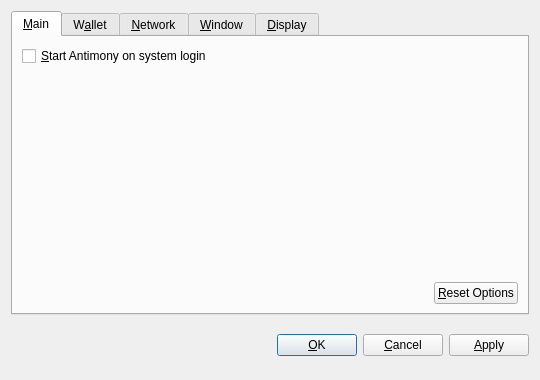
<?xml version="1.0" encoding="UTF-8"?>
<ui version="4.0">
 <class>OptionsDialog</class>
 <widget class="QDialog" name="OptionsDialog">
  <property name="geometry">
   <rect>
    <x>0</x>
    <y>0</y>
    <width>540</width>
    <height>380</height>
   </rect>
  </property>
  <property name="windowTitle">
   <string>Options</string>
  </property>
  <property name="modal">
   <bool>true</bool>
  </property>
  <layout class="QVBoxLayout" name="verticalLayout">
   <item>
    <widget class="QTabWidget" name="tabWidget">
     <property name="tabPosition">
      <enum>QTabWidget::North</enum>
     </property>
     <property name="currentIndex">
      <number>0</number>
     </property>
     <widget class="QWidget" name="tabMain">
      <attribute name="title">
       <string>&amp;Main</string>
      </attribute>
      <layout class="QVBoxLayout" name="verticalLayout_Main">
       <item>
        <widget class="QCheckBox" name="bitcoinAtStartup">
         <property name="toolTip">
          <string>Automatically start Antimony after logging in to the system.</string>
         </property>
         <property name="text">
          <string>&amp;Start Antimony on system login</string>
         </property>
        </widget>
       </item>
       <item>
        <spacer name="verticalSpacer_Main">
         <property name="orientation">
          <enum>Qt::Vertical</enum>
         </property>
         <property name="sizeHint" stdset="0">
          <size>
           <width>20</width>
           <height>40</height>
          </size>
         </property>
        </spacer>
       </item>
       <item>
        <layout class="QHBoxLayout" name="horizontalLayout_2_Main">
         <item>
          <spacer name="horizontalSpacer_2_Main">
           <property name="orientation">
            <enum>Qt::Horizontal</enum>
           </property>
           <property name="sizeHint" stdset="0">
            <size>
             <width>40</width>
             <height>20</height>
            </size>
           </property>
          </spacer>
         </item>
         <item>
          <widget class="QPushButton" name="resetButton">
           <property name="toolTip">
            <string>Reset all client options to default.</string>
           </property>
           <property name="text">
            <string>&amp;Reset Options</string>
           </property>
           <property name="autoDefault">
            <bool>false</bool>
           </property>
          </widget>
         </item>
        </layout>
       </item>
      </layout>
     </widget>
     <widget class="QWidget" name="tabWallet">
      <attribute name="title">
       <string>W&amp;allet</string>
      </attribute>
      <layout class="QVBoxLayout" name="verticalLayout_Network">
       <item>
        <widget class="QLabel" name="transactionFeeInfoLabel">
         <property name="text">
          <string>Optional transaction fee per kB that helps make sure your transactions are processed quickly. Most transactions are 1 kB.</string>
         </property>
         <property name="textFormat">
          <enum>Qt::PlainText</enum>
         </property>
         <property name="wordWrap">
          <bool>true</bool>
         </property>
        </widget>
       </item>
       <item>
        <layout class="QHBoxLayout" name="horizontalLayout_1_Main">
         <item>
          <widget class="QLabel" name="transactionFeeLabel">
           <property name="text">
            <string>Pay transaction &amp;fee</string>
           </property>
           <property name="textFormat">
            <enum>Qt::PlainText</enum>
           </property>
           <property name="buddy">
            <cstring>transactionFee</cstring>
           </property>
          </widget>
         </item>
         <item>
          <widget class="BitcoinAmountField" name="transactionFee"/>
         </item>
         <item>
          <spacer name="horizontalSpacer_1_Main">
           <property name="orientation">
            <enum>Qt::Horizontal</enum>
           </property>
           <property name="sizeHint" stdset="0">
            <size>
             <width>40</width>
             <height>20</height>
            </size>
           </property>
          </spacer>
         </item>
        </layout>
       </item>
       <item>
        <widget class="QLabel" name="label">
         <property name="text">
          <string>If you disable the spending of unconfirmed change, the change from a transaction cannot be used until that transaction has at least one confirmation. This also affects how your balance is computed.</string>
         </property>
         <property name="wordWrap">
          <bool>true</bool>
         </property>
        </widget>
       </item>
       <item>
        <widget class="QCheckBox" name="spendZeroConfChange">
         <property name="text">
          <string>Spend unconfirmed change  (experts only)</string>
         </property>
        </widget>
       </item>
       <item>
        <spacer name="verticalSpacer">
         <property name="orientation">
          <enum>Qt::Vertical</enum>
         </property>
         <property name="sizeHint" stdset="0">
          <size>
           <width>20</width>
           <height>40</height>
          </size>
         </property>
        </spacer>
       </item>
      </layout>
     </widget>
     <widget class="QWidget" name="tabNetwork">
      <attribute name="title">
       <string>&amp;Network</string>
      </attribute>
      <layout class="QVBoxLayout" name="verticalLayout_Network">
       <item>
        <widget class="QCheckBox" name="mapPortUpnp">
         <property name="toolTip">
          <string>Automatically open the Antimony client port on the router. This only works when your router supports UPnP and it is enabled.</string>
         </property>
         <property name="text">
          <string>Map port using &amp;UPnP</string>
         </property>
        </widget>
       </item>
       <item>
        <widget class="QCheckBox" name="connectSocks">
         <property name="toolTip">
          <string>Connect to the Antimony network through a SOCKS proxy (e.g. when connecting through Tor).</string>
         </property>
         <property name="text">
          <string>&amp;Connect through SOCKS proxy:</string>
         </property>
        </widget>
       </item>
       <item>
        <layout class="QHBoxLayout" name="horizontalLayout_Network">
         <item>
          <widget class="QLabel" name="proxyIpLabel">
           <property name="text">
            <string>Proxy &amp;IP:</string>
           </property>
           <property name="textFormat">
            <enum>Qt::PlainText</enum>
           </property>
           <property name="buddy">
            <cstring>proxyIp</cstring>
           </property>
          </widget>
         </item>
         <item>
          <widget class="QValidatedLineEdit" name="proxyIp">
           <property name="maximumSize">
            <size>
             <width>140</width>
             <height>16777215</height>
            </size>
           </property>
           <property name="toolTip">
            <string>IP address of the proxy (e.g. 127.0.0.1)</string>
           </property>
          </widget>
         </item>
         <item>
          <widget class="QLabel" name="proxyPortLabel">
           <property name="text">
            <string>&amp;Port:</string>
           </property>
           <property name="textFormat">
            <enum>Qt::PlainText</enum>
           </property>
           <property name="buddy">
            <cstring>proxyPort</cstring>
           </property>
          </widget>
         </item>
         <item>
          <widget class="QLineEdit" name="proxyPort">
           <property name="maximumSize">
            <size>
             <width>55</width>
             <height>16777215</height>
            </size>
           </property>
           <property name="toolTip">
            <string>Port of the proxy (e.g. 9050)</string>
           </property>
          </widget>
         </item>
         <item>
          <widget class="QLabel" name="socksVersionLabel">
           <property name="text">
            <string>SOCKS &amp;Version:</string>
           </property>
           <property name="textFormat">
            <enum>Qt::PlainText</enum>
           </property>
           <property name="buddy">
            <cstring>socksVersion</cstring>
           </property>
          </widget>
         </item>
         <item>
          <widget class="QValueComboBox" name="socksVersion">
           <property name="toolTip">
            <string>SOCKS version of the proxy (e.g. 5)</string>
           </property>
          </widget>
         </item>
         <item>
          <spacer name="horizontalSpacer_Network">
           <property name="orientation">
            <enum>Qt::Horizontal</enum>
           </property>
           <property name="sizeHint" stdset="0">
            <size>
             <width>40</width>
             <height>20</height>
            </size>
           </property>
          </spacer>
         </item>
        </layout>
       </item>
       <item>
        <spacer name="verticalSpacer_Network">
         <property name="orientation">
          <enum>Qt::Vertical</enum>
         </property>
         <property name="sizeHint" stdset="0">
          <size>
           <width>20</width>
           <height>40</height>
          </size>
         </property>
        </spacer>
       </item>
      </layout>
     </widget>
     <widget class="QWidget" name="tabWindow">
      <attribute name="title">
       <string>&amp;Window</string>
      </attribute>
      <layout class="QVBoxLayout" name="verticalLayout_Window">
       <item>
        <widget class="QCheckBox" name="minimizeToTray">
         <property name="toolTip">
          <string>Show only a tray icon after minimizing the window.</string>
         </property>
         <property name="text">
          <string>&amp;Minimize to the tray instead of the taskbar</string>
         </property>
        </widget>
       </item>
       <item>
        <widget class="QCheckBox" name="minimizeOnClose">
         <property name="toolTip">
          <string>Minimize instead of exit the application when the window is closed. When this option is enabled, the application will be closed only after selecting Quit in the menu.</string>
         </property>
         <property name="text">
          <string>M&amp;inimize on close</string>
         </property>
        </widget>
       </item>
       <item>
        <spacer name="verticalSpacer_Window">
         <property name="orientation">
          <enum>Qt::Vertical</enum>
         </property>
         <property name="sizeHint" stdset="0">
          <size>
           <width>20</width>
           <height>40</height>
          </size>
         </property>
        </spacer>
       </item>
      </layout>
     </widget>
     <widget class="QWidget" name="tabDisplay">
      <attribute name="title">
       <string>&amp;Display</string>
      </attribute>
      <layout class="QVBoxLayout" name="verticalLayout_Display">
       <item>
        <layout class="QHBoxLayout" name="horizontalLayout_1_Display">
         <item>
          <widget class="QLabel" name="langLabel">
           <property name="text">
            <string>User Interface &amp;language:</string>
           </property>
           <property name="textFormat">
            <enum>Qt::PlainText</enum>
           </property>
           <property name="buddy">
            <cstring>lang</cstring>
           </property>
          </widget>
         </item>
         <item>
          <widget class="QValueComboBox" name="lang">
           <property name="toolTip">
            <string>The user interface language can be set here. This setting will take effect after restarting Antimony.</string>
           </property>
          </widget>
         </item>
        </layout>
       </item>
       <item>
        <layout class="QHBoxLayout" name="horizontalLayout_2_Display">
         <item>
          <widget class="QLabel" name="unitLabel">
           <property name="text">
            <string>&amp;Unit to show amounts in:</string>
           </property>
           <property name="textFormat">
            <enum>Qt::PlainText</enum>
           </property>
           <property name="buddy">
            <cstring>unit</cstring>
           </property>
          </widget>
         </item>
         <item>
          <widget class="QValueComboBox" name="unit">
           <property name="toolTip">
            <string>Choose the default subdivision unit to show in the interface and when sending coins.</string>
           </property>
          </widget>
         </item>
        </layout>
       </item>
       <item>
        <widget class="QCheckBox" name="displayAddresses">
         <property name="toolTip">
          <string>Whether to show Antimony addresses in the transaction list or not.</string>
         </property>
         <property name="text">
          <string>&amp;Display addresses in transaction list</string>
         </property>
        </widget>
       </item>
       <item>
        <widget class="QCheckBox" name="coinControlFeatures">
         <property name="toolTip">
          <string>Whether to show coin control features or not.</string>
         </property>
         <property name="text">
          <string>Display coin &amp;control features (experts only!)</string>
         </property>
        </widget>
       </item>
       <item>
        <spacer name="verticalSpacer_Display">
         <property name="orientation">
          <enum>Qt::Vertical</enum>
         </property>
         <property name="sizeHint" stdset="0">
          <size>
           <width>20</width>
           <height>40</height>
          </size>
         </property>
        </spacer>
       </item>
      </layout>
     </widget>
    </widget>
   </item>
   <item>
    <layout class="QHBoxLayout" name="horizontalLayout_Buttons">
     <item>
      <spacer name="horizontalSpacer_1">
       <property name="orientation">
        <enum>Qt::Horizontal</enum>
       </property>
       <property name="sizeHint" stdset="0">
        <size>
         <width>40</width>
         <height>48</height>
        </size>
       </property>
      </spacer>
     </item>
     <item>
      <widget class="QLabel" name="statusLabel">
       <property name="font">
        <font>
         <weight>75</weight>
         <bold>true</bold>
        </font>
       </property>
       <property name="text">
        <string/>
       </property>
       <property name="textFormat">
        <enum>Qt::PlainText</enum>
       </property>
       <property name="wordWrap">
        <bool>true</bool>
       </property>
      </widget>
     </item>
     <item>
      <spacer name="horizontalSpacer_2">
       <property name="orientation">
        <enum>Qt::Horizontal</enum>
       </property>
       <property name="sizeHint" stdset="0">
        <size>
         <width>40</width>
         <height>48</height>
        </size>
       </property>
      </spacer>
     </item>
     <item>
      <widget class="QPushButton" name="okButton">
       <property name="text">
        <string>&amp;OK</string>
       </property>
      </widget>
     </item>
     <item>
      <widget class="QPushButton" name="cancelButton">
       <property name="text">
        <string>&amp;Cancel</string>
       </property>
       <property name="autoDefault">
        <bool>false</bool>
       </property>
      </widget>
     </item>
     <item>
      <widget class="QPushButton" name="applyButton">
       <property name="text">
        <string>&amp;Apply</string>
       </property>
       <property name="autoDefault">
        <bool>false</bool>
       </property>
      </widget>
     </item>
    </layout>
   </item>
  </layout>
 </widget>
 <customwidgets>
  <customwidget>
   <class>BitcoinAmountField</class>
   <extends>QSpinBox</extends>
   <header>bitcoinamountfield.h</header>
  </customwidget>
  <customwidget>
   <class>QValueComboBox</class>
   <extends>QComboBox</extends>
   <header>qvaluecombobox.h</header>
  </customwidget>
  <customwidget>
   <class>QValidatedLineEdit</class>
   <extends>QLineEdit</extends>
   <header>qvalidatedlineedit.h</header>
  </customwidget>
 </customwidgets>
 <resources/>
 <connections/>
</ui>
